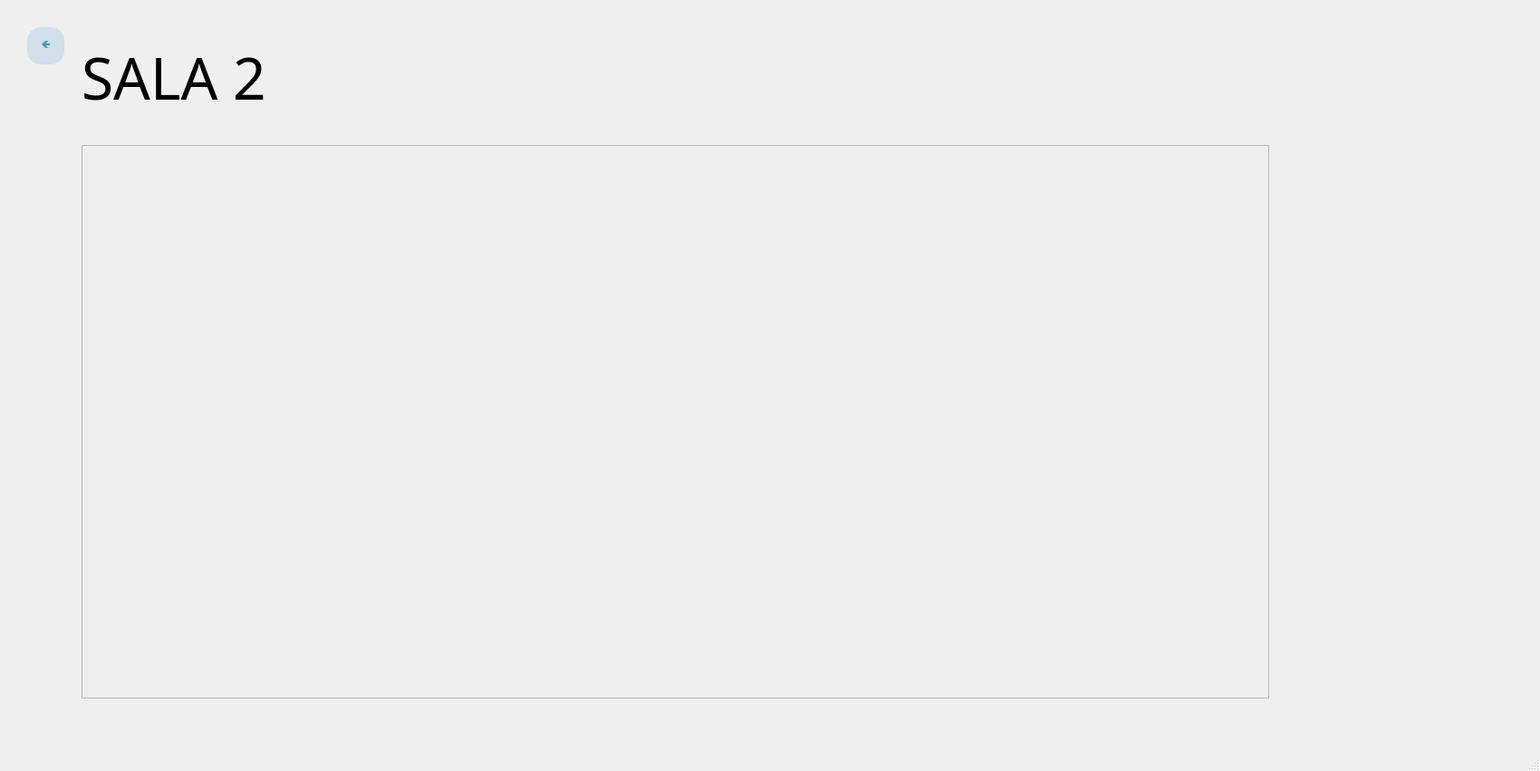
<?xml version="1.0" encoding="UTF-8"?>
<ui version="4.0">
 <class>MainWindow</class>
 <widget class="QMainWindow" name="MainWindow">
  <property name="geometry">
   <rect>
    <x>0</x>
    <y>0</y>
    <width>1700</width>
    <height>851</height>
   </rect>
  </property>
  <property name="windowTitle">
   <string>MainWindow</string>
  </property>
  <widget class="QWidget" name="centralwidget">
   <widget class="QPushButton" name="BotonHome">
    <property name="geometry">
     <rect>
      <x>30</x>
      <y>30</y>
      <width>41</width>
      <height>41</height>
     </rect>
    </property>
    <property name="palette">
     <palette>
      <active>
       <colorrole role="WindowText">
        <brush brushstyle="SolidPattern">
         <color alpha="255">
          <red>67</red>
          <green>157</green>
          <blue>175</blue>
         </color>
        </brush>
       </colorrole>
       <colorrole role="Button">
        <brush brushstyle="SolidPattern">
         <color alpha="255">
          <red>208</red>
          <green>223</green>
          <blue>232</blue>
         </color>
        </brush>
       </colorrole>
       <colorrole role="Text">
        <brush brushstyle="SolidPattern">
         <color alpha="255">
          <red>67</red>
          <green>157</green>
          <blue>175</blue>
         </color>
        </brush>
       </colorrole>
       <colorrole role="ButtonText">
        <brush brushstyle="SolidPattern">
         <color alpha="255">
          <red>67</red>
          <green>157</green>
          <blue>175</blue>
         </color>
        </brush>
       </colorrole>
       <colorrole role="Base">
        <brush brushstyle="SolidPattern">
         <color alpha="255">
          <red>208</red>
          <green>223</green>
          <blue>232</blue>
         </color>
        </brush>
       </colorrole>
       <colorrole role="Window">
        <brush brushstyle="SolidPattern">
         <color alpha="255">
          <red>208</red>
          <green>223</green>
          <blue>232</blue>
         </color>
        </brush>
       </colorrole>
       <colorrole role="PlaceholderText">
        <brush brushstyle="NoBrush">
         <color alpha="128">
          <red>67</red>
          <green>157</green>
          <blue>175</blue>
         </color>
        </brush>
       </colorrole>
      </active>
      <inactive>
       <colorrole role="WindowText">
        <brush brushstyle="SolidPattern">
         <color alpha="255">
          <red>67</red>
          <green>157</green>
          <blue>175</blue>
         </color>
        </brush>
       </colorrole>
       <colorrole role="Button">
        <brush brushstyle="SolidPattern">
         <color alpha="255">
          <red>208</red>
          <green>223</green>
          <blue>232</blue>
         </color>
        </brush>
       </colorrole>
       <colorrole role="Text">
        <brush brushstyle="SolidPattern">
         <color alpha="255">
          <red>67</red>
          <green>157</green>
          <blue>175</blue>
         </color>
        </brush>
       </colorrole>
       <colorrole role="ButtonText">
        <brush brushstyle="SolidPattern">
         <color alpha="255">
          <red>67</red>
          <green>157</green>
          <blue>175</blue>
         </color>
        </brush>
       </colorrole>
       <colorrole role="Base">
        <brush brushstyle="SolidPattern">
         <color alpha="255">
          <red>208</red>
          <green>223</green>
          <blue>232</blue>
         </color>
        </brush>
       </colorrole>
       <colorrole role="Window">
        <brush brushstyle="SolidPattern">
         <color alpha="255">
          <red>208</red>
          <green>223</green>
          <blue>232</blue>
         </color>
        </brush>
       </colorrole>
       <colorrole role="PlaceholderText">
        <brush brushstyle="NoBrush">
         <color alpha="128">
          <red>67</red>
          <green>157</green>
          <blue>175</blue>
         </color>
        </brush>
       </colorrole>
      </inactive>
      <disabled>
       <colorrole role="WindowText">
        <brush brushstyle="SolidPattern">
         <color alpha="255">
          <red>67</red>
          <green>157</green>
          <blue>175</blue>
         </color>
        </brush>
       </colorrole>
       <colorrole role="Button">
        <brush brushstyle="SolidPattern">
         <color alpha="255">
          <red>208</red>
          <green>223</green>
          <blue>232</blue>
         </color>
        </brush>
       </colorrole>
       <colorrole role="Text">
        <brush brushstyle="SolidPattern">
         <color alpha="255">
          <red>67</red>
          <green>157</green>
          <blue>175</blue>
         </color>
        </brush>
       </colorrole>
       <colorrole role="ButtonText">
        <brush brushstyle="SolidPattern">
         <color alpha="255">
          <red>67</red>
          <green>157</green>
          <blue>175</blue>
         </color>
        </brush>
       </colorrole>
       <colorrole role="Base">
        <brush brushstyle="SolidPattern">
         <color alpha="255">
          <red>208</red>
          <green>223</green>
          <blue>232</blue>
         </color>
        </brush>
       </colorrole>
       <colorrole role="Window">
        <brush brushstyle="SolidPattern">
         <color alpha="255">
          <red>208</red>
          <green>223</green>
          <blue>232</blue>
         </color>
        </brush>
       </colorrole>
       <colorrole role="PlaceholderText">
        <brush brushstyle="NoBrush">
         <color alpha="128">
          <red>67</red>
          <green>157</green>
          <blue>175</blue>
         </color>
        </brush>
       </colorrole>
      </disabled>
     </palette>
    </property>
    <property name="cursor">
     <cursorShape>PointingHandCursor</cursorShape>
    </property>
    <property name="styleSheet">
     <string notr="true">background-color: rgb(208, 223, 232);
color:rgb(67, 157, 175);
font-weight: bold;
font-family: 'Verdana';
border-radius: 15px;</string>
    </property>
    <property name="text">
     <string>🡸</string>
    </property>
   </widget>
   <widget class="QLabel" name="Titulo">
    <property name="geometry">
     <rect>
      <x>90</x>
      <y>40</y>
      <width>271</width>
      <height>91</height>
     </rect>
    </property>
    <property name="font">
     <font>
      <family>Bell MT</family>
      <pointsize>24</pointsize>
      <weight>50</weight>
      <bold>false</bold>
     </font>
    </property>
    <property name="text">
     <string>&lt;html&gt;&lt;head/&gt;&lt;body&gt;&lt;p&gt;&lt;span style=&quot; font-size:48pt;&quot;&gt;SALA 2&lt;/span&gt;&lt;/p&gt;&lt;/body&gt;&lt;/html&gt;</string>
    </property>
   </widget>
   <widget class="QLabel" name="tituloobra">
    <property name="geometry">
     <rect>
      <x>140</x>
      <y>210</y>
      <width>61</width>
      <height>21</height>
     </rect>
    </property>
    <property name="text">
     <string/>
    </property>
    <property name="wordWrap">
     <bool>true</bool>
    </property>
   </widget>
   <widget class="QLabel" name="Titulo_2">
    <property name="geometry">
     <rect>
      <x>-320</x>
      <y>-130</y>
      <width>2141</width>
      <height>1101</height>
     </rect>
    </property>
    <property name="font">
     <font>
      <family>Bell MT</family>
      <pointsize>24</pointsize>
      <weight>50</weight>
      <bold>false</bold>
     </font>
    </property>
    <property name="autoFillBackground">
     <bool>false</bool>
    </property>
    <property name="text">
     <string/>
    </property>
    <property name="pixmap">
     <pixmap>../Imagenes/sala.png</pixmap>
    </property>
   </widget>
   <widget class="QScrollArea" name="scrollArea">
    <property name="geometry">
     <rect>
      <x>90</x>
      <y>160</y>
      <width>1311</width>
      <height>611</height>
     </rect>
    </property>
    <property name="widgetResizable">
     <bool>true</bool>
    </property>
    <widget class="QWidget" name="scrollAreaWidgetContents">
     <property name="geometry">
      <rect>
       <x>0</x>
       <y>0</y>
       <width>1309</width>
       <height>609</height>
      </rect>
     </property>
    </widget>
   </widget>
   <zorder>Titulo_2</zorder>
   <zorder>BotonHome</zorder>
   <zorder>Titulo</zorder>
   <zorder>tituloobra</zorder>
   <zorder>scrollArea</zorder>
  </widget>
  <widget class="QStatusBar" name="statusbar"/>
 </widget>
 <resources/>
 <connections/>
</ui>
